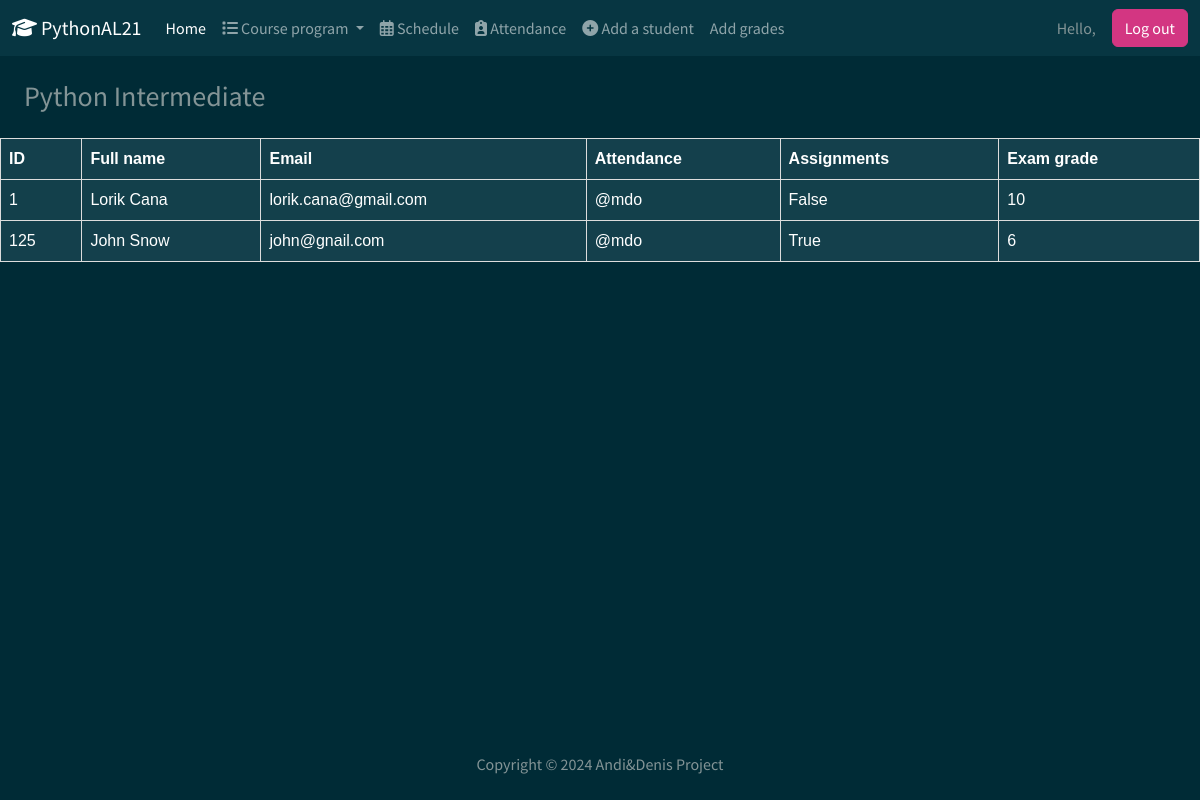
Screenshot of /pythonintermediate/ with the database file from the repository.
### students/models.py (models this page shows, shortened)
class Grade(models.Model):
    student = models.ForeignKey(Student, on_delete=models.CASCADE)
    subject = models.ForeignKey(Subject, on_delete=models.CASCADE)
    assignments = models.BooleanField(default=False, null=True)
    grade = models.PositiveIntegerField(null=True)

class Student(models.Model):
    student_nr = models.PositiveIntegerField()
    first_name = models.CharField(blank=False, null=True, max_length=50)
    second_name = models.CharField(blank=False, null=True, max_length=50)
    age = models.PositiveIntegerField(blank=False, null=True)
    email = models.EmailField(blank=False,null=True,max_length=100)
    number = models.PositiveIntegerField(blank=False, null=True)
    nationality = models.CharField(blank=False, null=True, max_length=100)
    field_of_study = models.CharField(blank=False, null=True, max_length=50)
    bio = models.TextField(null=True, max_length=255)
    upload = models.ImageField(upload_to='uploads/', blank=True, null=True)
    class Meta:
        permissions = [
            ("give_medal", "Can give medals"),
        ]

### students/views.py (the view)
# urls.py: path('pythonintermediate/', views.view_pythonintermediate, name='view_pythonintermediate'),
def view_pythonintermediate(request):
    grade_values = Grade.objects.filter(subject_id=2)
    context = {
        'grade_values': grade_values,
    }
    return render(request, 'students/pythonIntermediate.html',context)

### students/templates/students/pythonIntermediate.html
{% extends 'students/base.html' %}
{% block content %}
<h3 class="m-4">Python Intermediate</h3>
<table class="table table-striped table-dark">
  <thead>
    <tr>
      <th scope="col">ID</th>
      <th scope="col">Full name</th>
      <th scope="col">Email</th>
      <th scope="col">Attendance</th>
      <th scope="col">Assignments</th>
      <th scope="col">Exam grade</th>
    </tr>
  </thead>
  <tbody>
  {% for data in grade_values %}
    <tr>
      <td>{{ data.student.student_nr }}</td>
      <td>{{ data.student.first_name }} {{ data.student.second_name }}</td>
      <td>{{ data.student.email }}</td>
      <td>@mdo</td>
      <td>{{ data.assignments }}</td>
      <td>{{ data.grade }}</td>
    </tr>
  {% endfor %}
  </tbody>
</table>
{% endblock content %}

### static/css/list_view.css (style rules this page uses)
table { font-family: arial, sans-serif; border-collapse: collapse; width: 100%; }
td, th { border: 1px solid #dddddd; text-align: left; padding: 8px; }

### rows the page displays
Grade: student.student_nr "1", student.first_name "Lorik", student.second_name "Cana", student.email "lorik.cana@gmail.com", assignments "False", grade "10"
Grade: student.student_nr "125", student.first_name "John", student.second_name "Snow", student.email "john@gnail.com", assignments "True", grade "6"
